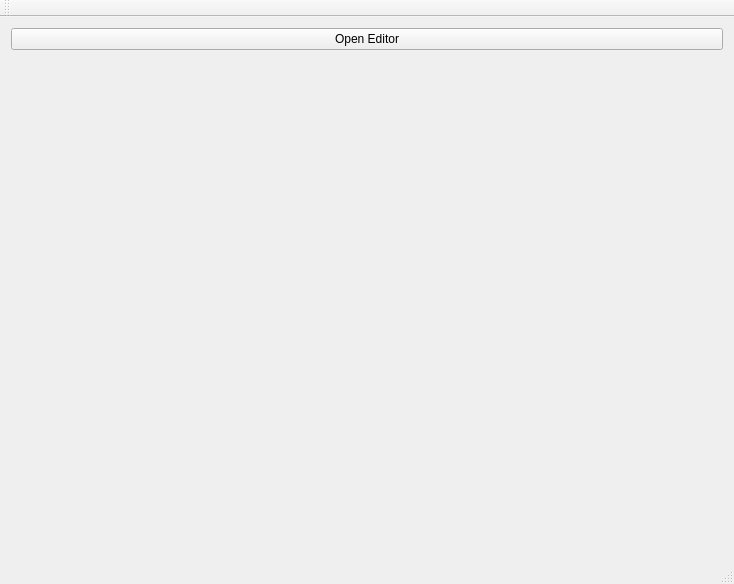
<?xml version="1.0" encoding="UTF-8"?>
<ui version="4.0">
 <class>MainWindow</class>
 <widget class="QMainWindow" name="MainWindow">
  <property name="geometry">
   <rect>
    <x>0</x>
    <y>0</y>
    <width>734</width>
    <height>584</height>
   </rect>
  </property>
  <property name="windowTitle">
   <string>MainWindow</string>
  </property>
  <widget class="QWidget" name="centralWidget">
   <layout class="QVBoxLayout" name="verticalLayout">
    <item>
     <widget class="QPushButton" name="pushButton">
      <property name="text">
       <string>Open Editor</string>
      </property>
     </widget>
    </item>
    <item>
     <widget class="QCustomPlot" name="plot" native="true"/>
    </item>
   </layout>
  </widget>
  <widget class="QMenuBar" name="menuBar">
   <property name="geometry">
    <rect>
     <x>0</x>
     <y>0</y>
     <width>734</width>
     <height>20</height>
    </rect>
   </property>
  </widget>
  <widget class="QToolBar" name="mainToolBar">
   <attribute name="toolBarArea">
    <enum>TopToolBarArea</enum>
   </attribute>
   <attribute name="toolBarBreak">
    <bool>false</bool>
   </attribute>
  </widget>
  <widget class="QStatusBar" name="statusBar"/>
 </widget>
 <layoutdefault spacing="6" margin="11"/>
 <customwidgets>
  <customwidget>
   <class>QCustomPlot</class>
   <extends>QWidget</extends>
   <header>qcustomplot.h</header>
   <container>1</container>
  </customwidget>
 </customwidgets>
 <resources/>
 <connections/>
</ui>
